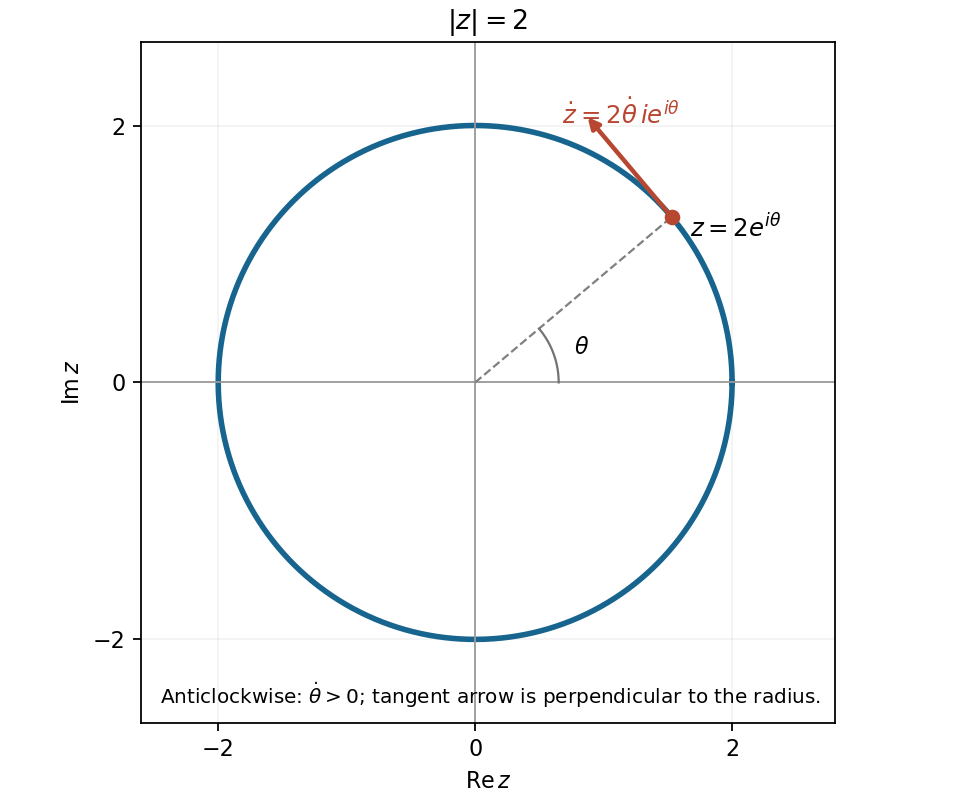

Recreate this plot in Python.
"""Original exam-solution illustration; write the PNG basename to the cwd.

Tested with Python 3.14.4, NumPy 2.3.5 and Matplotlib 3.10.7.
"""
from pathlib import Path
import matplotlib
matplotlib.use("Agg")
import matplotlib.pyplot as plt
import numpy as np


def main():
    t=np.linspace(0,2*np.pi,600);angle=.7
    point=2*np.array([np.cos(angle),np.sin(angle)])
    tangent=np.array([-np.sin(angle),np.cos(angle)])
    fig,ax=plt.subplots(figsize=(6.1,5),layout="constrained",facecolor="white")
    ax.plot(2*np.cos(t),2*np.sin(t),color="#17648e",lw=2.5)
    ax.axhline(0,color=".6",lw=.8);ax.axvline(0,color=".6",lw=.8)
    ax.plot([0,point[0]],[0,point[1]],ls="--",color=".5",lw=1)
    ax.scatter(*point,color="#b84732",zorder=6)
    ax.annotate("",point+1.05*tangent,point,arrowprops={"arrowstyle":"-|>","lw":2,"color":"#b84732"})
    ax.text(point[0]+.14,point[1]-.16,r"$z=2e^{i\theta}$",fontsize=11)
    ax.text(point[0]-.85,point[1]+.72,r"$\dot z=2\dot\theta\,ie^{i\theta}$",color="#b84732",fontsize=11)
    arc=np.linspace(0,angle,80);ax.plot(.65*np.cos(arc),.65*np.sin(arc),color=".45",lw=1)
    ax.text(.77,.22,r"$\theta$")
    ax.text(-2.45,-2.5,r"Anticlockwise: $\dot\theta>0$; tangent arrow is perpendicular to the radius.",fontsize=9)
    ax.set(xlim=(-2.6,2.8),ylim=(-2.65,2.65),xlabel=r"$\operatorname{Re}z$",ylabel=r"$\operatorname{Im}z$",title=r"$|z|=2$")
    ax.set_xticks([-2,0,2]);ax.set_yticks([-2,0,2]);ax.set_aspect("equal");ax.grid(alpha=.15)
    fig.savefig(Path("paper-1-complex-motion.png"),dpi=160,facecolor="white");plt.close(fig)


if __name__ == "__main__":
    main()
